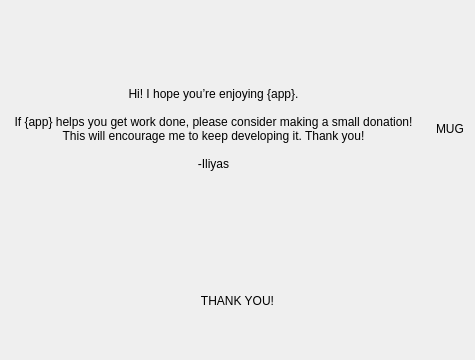
<?xml version="1.0" encoding="UTF-8"?>
<ui version="4.0">
 <class>DonatePrompt</class>
 <widget class="QDialog" name="DonatePrompt">
  <property name="geometry">
   <rect>
    <x>0</x>
    <y>0</y>
    <width>475</width>
    <height>360</height>
   </rect>
  </property>
  <property name="windowTitle">
   <string/>
  </property>
  <layout class="QVBoxLayout" name="verticalLayout_2">
   <item>
    <spacer name="verticalSpacer_2">
     <property name="orientation">
      <enum>Qt::Orientation::Vertical</enum>
     </property>
     <property name="sizeHint" stdset="0">
      <size>
       <width>20</width>
       <height>40</height>
      </size>
     </property>
    </spacer>
   </item>
   <item>
    <layout class="QHBoxLayout" name="horizontalLayout">
     <property name="spacing">
      <number>20</number>
     </property>
     <item>
      <spacer name="horizontalSpacer">
       <property name="orientation">
        <enum>Qt::Orientation::Horizontal</enum>
       </property>
       <property name="sizeHint" stdset="0">
        <size>
         <width>40</width>
         <height>20</height>
        </size>
       </property>
      </spacer>
     </item>
     <item>
      <widget class="QLabel" name="label">
       <property name="text">
        <string>Hi! I hope you’re enjoying {app}.

If {app} helps you get work done, please consider making a small donation! This will encourage me to keep developing it. Thank you!

-Iliyas</string>
       </property>
       <property name="alignment">
        <set>Qt::AlignmentFlag::AlignCenter</set>
       </property>
       <property name="wordWrap">
        <bool>true</bool>
       </property>
       <property name="textInteractionFlags">
        <set>Qt::TextInteractionFlag::NoTextInteraction</set>
       </property>
      </widget>
     </item>
     <item>
      <widget class="QLabel" name="mugshot">
       <property name="text">
        <string notr="true">MUG</string>
       </property>
       <property name="textInteractionFlags">
        <set>Qt::TextInteractionFlag::NoTextInteraction</set>
       </property>
      </widget>
     </item>
     <item>
      <spacer name="horizontalSpacer_2">
       <property name="orientation">
        <enum>Qt::Orientation::Horizontal</enum>
       </property>
       <property name="sizeHint" stdset="0">
        <size>
         <width>40</width>
         <height>20</height>
        </size>
       </property>
      </spacer>
     </item>
    </layout>
   </item>
   <item>
    <spacer name="verticalSpacer">
     <property name="orientation">
      <enum>Qt::Orientation::Vertical</enum>
     </property>
     <property name="sizeHint" stdset="0">
      <size>
       <width>20</width>
       <height>40</height>
      </size>
     </property>
    </spacer>
   </item>
   <item>
    <widget class="QStackedWidget" name="stackedWidget">
     <property name="currentIndex">
      <number>1</number>
     </property>
     <widget class="QWidget" name="page">
      <layout class="QGridLayout" name="gridLayout_2">
       <item row="3" column="4">
        <spacer name="horizontalSpacer_5">
         <property name="orientation">
          <enum>Qt::Orientation::Horizontal</enum>
         </property>
         <property name="sizeHint" stdset="0">
          <size>
           <width>40</width>
           <height>20</height>
          </size>
         </property>
        </spacer>
       </item>
       <item row="1" column="1" colspan="3">
        <widget class="QPushButton" name="donateButton">
         <property name="text">
          <string>Donate {amount}</string>
         </property>
         <property name="default">
          <bool>true</bool>
         </property>
        </widget>
       </item>
       <item row="3" column="2">
        <widget class="QPushButton" name="byeButton">
         <property name="text">
          <string>Never show this again</string>
         </property>
         <property name="flat">
          <bool>true</bool>
         </property>
        </widget>
       </item>
       <item row="3" column="1">
        <spacer name="horizontalSpacer_3">
         <property name="orientation">
          <enum>Qt::Orientation::Horizontal</enum>
         </property>
         <property name="sizeHint" stdset="0">
          <size>
           <width>40</width>
           <height>20</height>
          </size>
         </property>
        </spacer>
       </item>
       <item row="3" column="3">
        <spacer name="horizontalSpacer_6">
         <property name="orientation">
          <enum>Qt::Orientation::Horizontal</enum>
         </property>
         <property name="sizeHint" stdset="0">
          <size>
           <width>40</width>
           <height>20</height>
          </size>
         </property>
        </spacer>
       </item>
       <item row="3" column="0">
        <spacer name="horizontalSpacer_4">
         <property name="orientation">
          <enum>Qt::Orientation::Horizontal</enum>
         </property>
         <property name="sizeHint" stdset="0">
          <size>
           <width>40</width>
           <height>20</height>
          </size>
         </property>
        </spacer>
       </item>
       <item row="2" column="1" colspan="3">
        <widget class="QPushButton" name="postponeButton">
         <property name="sizePolicy">
          <sizepolicy hsizetype="MinimumExpanding" vsizetype="Fixed">
           <horstretch>0</horstretch>
           <verstretch>0</verstretch>
          </sizepolicy>
         </property>
         <property name="text">
          <string>Remind me in {month}</string>
         </property>
        </widget>
       </item>
      </layout>
     </widget>
     <widget class="QWidget" name="page_2">
      <layout class="QVBoxLayout" name="verticalLayout">
       <item>
        <widget class="QLabel" name="thanksLabel">
         <property name="text">
          <string>THANK YOU!</string>
         </property>
         <property name="alignment">
          <set>Qt::AlignmentFlag::AlignCenter</set>
         </property>
        </widget>
       </item>
      </layout>
     </widget>
    </widget>
   </item>
  </layout>
 </widget>
 <resources/>
 <connections/>
</ui>
